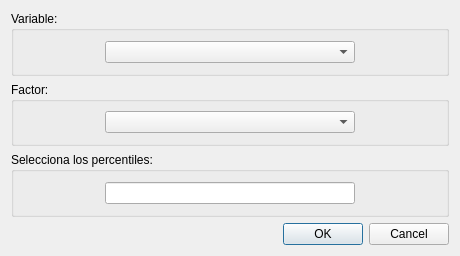
<?xml version="1.0" encoding="UTF-8"?>
<ui version="4.0">
 <class>agregado</class>
 <widget class="QDialog" name="agregado">
  <property name="geometry">
   <rect>
    <x>0</x>
    <y>0</y>
    <width>460</width>
    <height>256</height>
   </rect>
  </property>
  <property name="windowTitle">
   <string>Dialog</string>
  </property>
  <layout class="QGridLayout" name="gridLayout_2">
   <item row="1" column="0">
    <widget class="QDialogButtonBox" name="buttonBox">
     <property name="orientation">
      <enum>Qt::Horizontal</enum>
     </property>
     <property name="standardButtons">
      <set>QDialogButtonBox::Cancel|QDialogButtonBox::Ok</set>
     </property>
    </widget>
   </item>
   <item row="0" column="0">
    <layout class="QGridLayout" name="gridLayout">
     <item row="1" column="0">
      <widget class="QGroupBox" name="groupBox_2">
       <property name="title">
        <string>Factor:</string>
       </property>
       <layout class="QGridLayout" name="gridLayout_4">
        <item row="0" column="0">
         <spacer name="horizontalSpacer_3">
          <property name="orientation">
           <enum>Qt::Horizontal</enum>
          </property>
          <property name="sizeHint" stdset="0">
           <size>
            <width>40</width>
            <height>20</height>
           </size>
          </property>
         </spacer>
        </item>
        <item row="0" column="1">
         <widget class="QComboBox" name="cb_factor">
          <property name="minimumSize">
           <size>
            <width>250</width>
            <height>0</height>
           </size>
          </property>
         </widget>
        </item>
        <item row="0" column="2">
         <spacer name="horizontalSpacer_4">
          <property name="orientation">
           <enum>Qt::Horizontal</enum>
          </property>
          <property name="sizeHint" stdset="0">
           <size>
            <width>40</width>
            <height>20</height>
           </size>
          </property>
         </spacer>
        </item>
       </layout>
      </widget>
     </item>
     <item row="0" column="0">
      <widget class="QGroupBox" name="groupBox">
       <property name="title">
        <string>Variable:</string>
       </property>
       <layout class="QGridLayout" name="gridLayout_3">
        <item row="0" column="0">
         <spacer name="horizontalSpacer">
          <property name="orientation">
           <enum>Qt::Horizontal</enum>
          </property>
          <property name="sizeHint" stdset="0">
           <size>
            <width>40</width>
            <height>20</height>
           </size>
          </property>
         </spacer>
        </item>
        <item row="0" column="1">
         <widget class="QComboBox" name="cb_variable">
          <property name="minimumSize">
           <size>
            <width>250</width>
            <height>0</height>
           </size>
          </property>
         </widget>
        </item>
        <item row="0" column="2">
         <spacer name="horizontalSpacer_2">
          <property name="orientation">
           <enum>Qt::Horizontal</enum>
          </property>
          <property name="sizeHint" stdset="0">
           <size>
            <width>40</width>
            <height>20</height>
           </size>
          </property>
         </spacer>
        </item>
       </layout>
      </widget>
     </item>
     <item row="2" column="0">
      <widget class="QGroupBox" name="groupBox_3">
       <property name="title">
        <string>Selecciona los percentiles:</string>
       </property>
       <layout class="QGridLayout" name="gridLayout_5">
        <item row="0" column="1">
         <widget class="QLineEdit" name="le_percentiles">
          <property name="minimumSize">
           <size>
            <width>250</width>
            <height>0</height>
           </size>
          </property>
         </widget>
        </item>
        <item row="0" column="0">
         <spacer name="horizontalSpacer_5">
          <property name="orientation">
           <enum>Qt::Horizontal</enum>
          </property>
          <property name="sizeHint" stdset="0">
           <size>
            <width>40</width>
            <height>20</height>
           </size>
          </property>
         </spacer>
        </item>
        <item row="0" column="2">
         <spacer name="horizontalSpacer_6">
          <property name="orientation">
           <enum>Qt::Horizontal</enum>
          </property>
          <property name="sizeHint" stdset="0">
           <size>
            <width>40</width>
            <height>20</height>
           </size>
          </property>
         </spacer>
        </item>
       </layout>
      </widget>
     </item>
    </layout>
   </item>
  </layout>
 </widget>
 <resources/>
 <connections>
  <connection>
   <sender>buttonBox</sender>
   <signal>accepted()</signal>
   <receiver>agregado</receiver>
   <slot>accept()</slot>
   <hints>
    <hint type="sourcelabel">
     <x>248</x>
     <y>254</y>
    </hint>
    <hint type="destinationlabel">
     <x>157</x>
     <y>274</y>
    </hint>
   </hints>
  </connection>
  <connection>
   <sender>buttonBox</sender>
   <signal>rejected()</signal>
   <receiver>agregado</receiver>
   <slot>reject()</slot>
   <hints>
    <hint type="sourcelabel">
     <x>316</x>
     <y>260</y>
    </hint>
    <hint type="destinationlabel">
     <x>286</x>
     <y>274</y>
    </hint>
   </hints>
  </connection>
 </connections>
</ui>
